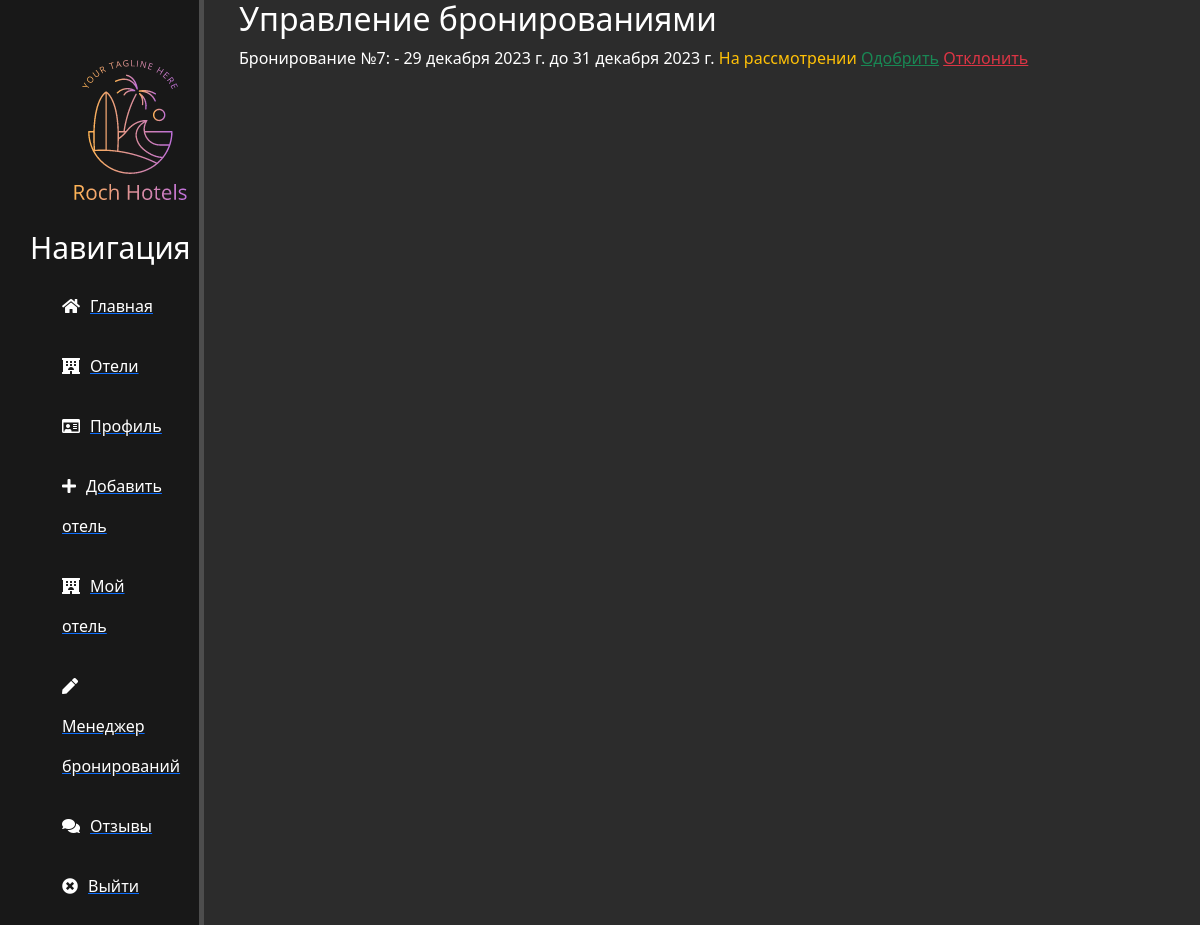
Page /manage-bookings-admin/ (signed in) on the earlier database version.
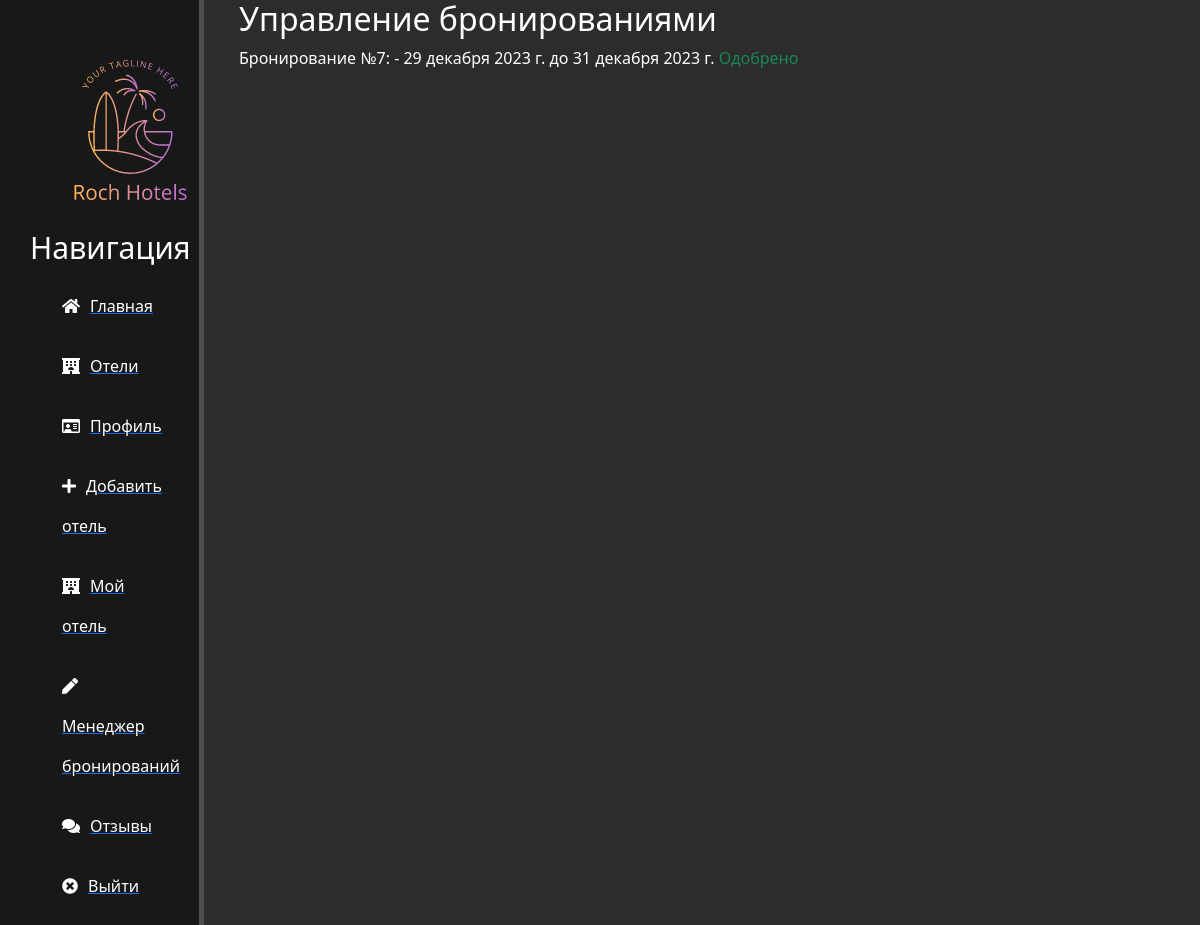
Same page on the later database version.
### main/models.py (models this page shows, shortened)
class Booking(models.Model):
    STATUS_CHOICES = [
        ('on_review', 'На рассмотрении'),
        ('approved', 'Одобрено'),
        ('rejected', 'Отклонено'),
    ]
    user = models.ForeignKey(User, on_delete=models.CASCADE)
    room = models.ForeignKey(Room, on_delete=models.CASCADE)
    check_in_date = models.DateField()
    check_out_date = models.DateField()
    created_at = models.DateTimeField(auto_now_add=True)
    updated_at = models.DateTimeField(auto_now=True)
    deleted_at = models.DateTimeField(null=True, blank=True)
    deleted = models.BooleanField(default=False)
    status = models.CharField(max_length=20, choices=STATUS_CHOICES, default='on_review')

### main/views.py (the view)
# urls.py: path('manage-bookings-admin/', manage_bookings_admin, name='manage-bookings-admin'),
@login_required
def manage_bookings_admin(request, hotel_id=None, room_id=None):
    hotels = Hotel.objects.filter(admin=request.user)
    rooms = Room.objects.filter(hotel__admin=request.user)
    bookings = Booking.objects.filter(room__in=rooms)
    if request.method == 'POST':
        form = ManageAdminBookingsForm(request.POST, hotels=hotels, rooms=rooms)
        if form.is_valid():
            selected_hotel_id = form.cleaned_data['hotel']
            selected_room_id = form.cleaned_data['room']
            selected_booking_id = form.cleaned_data['booking']
            if form.cleaned_data['action'] == 'approve':
                booking = Booking.objects.get(id=selected_booking_id)
                booking.status = 'approved'
                booking.save()
            elif form.cleaned_data['action'] == 'reject':
                booking = Booking.objects.get(id=selected_booking_id)
                booking.status = 'rejected'
                booking.save()
            return redirect('manage-bookings-admin', hotel_id=selected_hotel_id, room_id=selected_room_id)
    else:
        form = ManageAdminBookingsForm(request.POST, hotels=hotels, rooms=rooms)
    context = {'form': form, 'hotel_id': hotel_id, 'room_id': room_id, 'bookings': bookings}
    return render(request, 'main/manage_bookings_admin.html', context)

### main/templatetags/custom_tags.py (called while the page is built)
@register.filter(name='has_group')
def has_group(user, group_name):
    return user.groups.filter(name=group_name).exists()

### main/templates/main/manage_bookings_admin.html (shortened to what this page needs)
{% extends 'main/layout.html' %}
{% block content %}
    <h2 class="text-white">Управление бронированиями</h2>
    {% if bookings %}
        <ul>
            {% for booking in bookings %}
                <p class="text-white">
                    Бронирование №{{ booking.id }}: {{ booking.room.name }} - {{ booking.check_in_date }} до {{ booking.check_out_date }}
                    {% if booking.status == 'approved' %}
                        <span class="text-success">Одобрено</span>
                    {% elif booking.status == 'rejected' %}
                        <span class="text-danger">Отклонено</span>
                    {% else %}
                        <span class="text-warning">На рассмотрении</span>
                        <a href="{% url 'approve-booking' booking.id %}" class="text-success">Одобрить</a>
                        <a href="{% url 'reject-booking' booking.id %}" class="text-danger">Отклонить</a>
                    {% endif %}
                </p>
            {% endfor %}
        </ul>
    {% else %}
        <p class="text-white">Бронирований нету.</p>
    {% endif %}
{% endblock %}

Differences in the rows shown:
changed Booking id 7: status "На рассмотрении Одобрить Отклонить" → "Одобрено"
